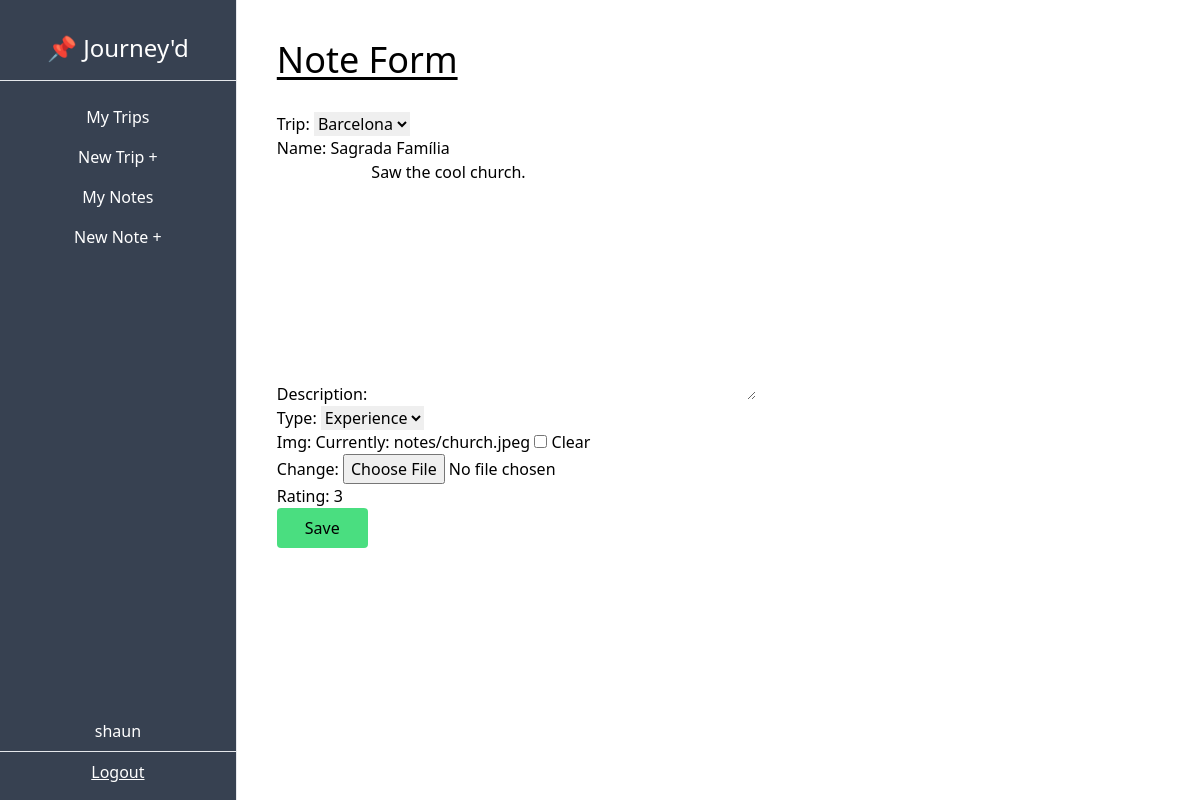
The app's page /dashboard/note/3/update (signed in) with its own data.
### TripTrak/models.py (models this page shows, shortened)
class Note(models.Model):
    trip = models.ForeignKey(Trip, on_delete=models.CASCADE, related_name='notes')
    name = models.CharField(max_length=100)
    description = models.TextField()
    type = models.CharField(max_length=100, choices=EXCURSIONS)
    img = models.ImageField(upload_to='notes', blank=True, null=True)
    rating = models.PositiveSmallIntegerField(default=1, validators=[MaxValueValidator(5)])

### TripTrak/views.py (the view)
# urls.py: path('dashboard/note/<int:pk>/update', NoteUpdateView.as_view(), name='note-update'),
class NoteUpdateView(UpdateView):
    model = Note
    success_url = reverse_lazy('note-list')
    fields = '__all__'
    def get_form(self):
        form = super(NoteUpdateView, self).get_form()
        trips = Trip.objects.filter(owner=self.request.user)
        form.fields['trip'].queryset = trips
        return form

### TripTrak/models.py (called while the page is built)
    def __str__(self):
        return self.city

### TripTrak/templates/TripTrak/note_form.html (shortened to what this page needs)
{% extends 'TripTrak/_base.html' %}
{% load tailwind_filters %}
{% block content %}
<h1 class="text-4xl underline underline-offset-4 mb-8">Note Form</h1>
<form action="" method="POST" enctype="multipart/form-data">
    {{form|crispy}}
    <input class="bg-green-400 px-7 py-2 rounded hover:cursor-pointer hover:bg-green-300" type="submit" value="Save">
</form>
{% endblock content %}

### TripTrak/templates/TripTrak/_base.html (shortened to what this page needs)
<!DOCTYPE html>
<html lang="en">
    <head>
        <script src="https://cdn.tailwindcss.com"></script>
      </head>
<body>
    <div class="flex-col md:flex-row flex h-screen">
        <div class="md:h-screen bg-gray-700 text-white w-full md:w-1/4 md:max-w-xs py-2 md:pt-8 md:pb-2 flex flex-col items-center justify-start border-r">
            <div class="border-b w-full text-center pb-4 text-2xl">
                <h1>📌 Journey'd</h1>
            </div>
            <div class="pt-4 w-full text-center">
                <ul class="flex md:flex-col justify-around px-2 md:px-0 pb-2 md:pb-0">
                    <a href="{% url 'trip-list' %}">
                        <li class="py-2 px-3 md:px-0 hover:bg-gray-600 hover:cursor-pointer">My Trips</li>
                    </a>
                    <a href="{% url 'trip-create' %}">
                        <li class="py-2 px-3 md:px-0 hover:bg-gray-600 hover:cursor-pointer">New Trip +</li>
                    </a>
                    <a href="{% url 'note-list' %}">
                        <li class="py-2 px-3 md:px-0 hover:bg-gray-600 hover:cursor-pointer">My Notes</li>
                    </a>
                    <a href="{% url "note-create" %}">
                    <li class="py-2 px-3 md:px-0 hover:bg-gray-600 hover:cursor-pointer">New Note +</li>
                    </a>
                </ul>
            </div>
            <div class="mt-auto w-full text-center flex md:flex-col justify-evenly py-2 md:pt-0">
                <p class="">{{user.username}}</p>
                <hr class="my-2">
                <a class="underline" href="{% url 'logout' %}">
                    Logout
                </a>
            </div>
        </div>
        <div class="w-full md:w-full p-10 overflow-auto">
            {% block content %}
            {% endblock content %}
        </div>
    </div>
</body>
</html>

### records on screen
Note: trip "Barcelona", name "Sagrada Família", description "Saw the cool church.", type "Experience", rating "3"

### other values on screen
{{ user.username }} "shaun"
